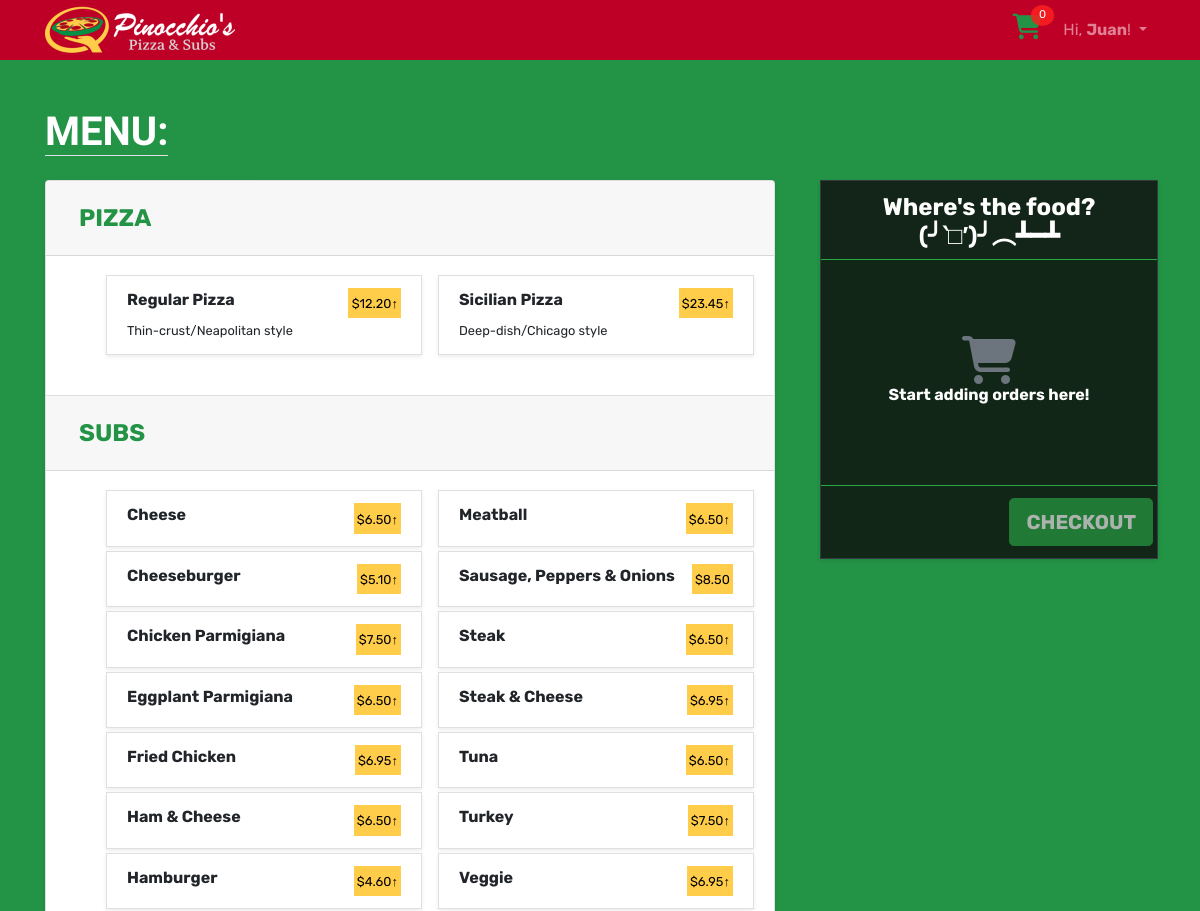
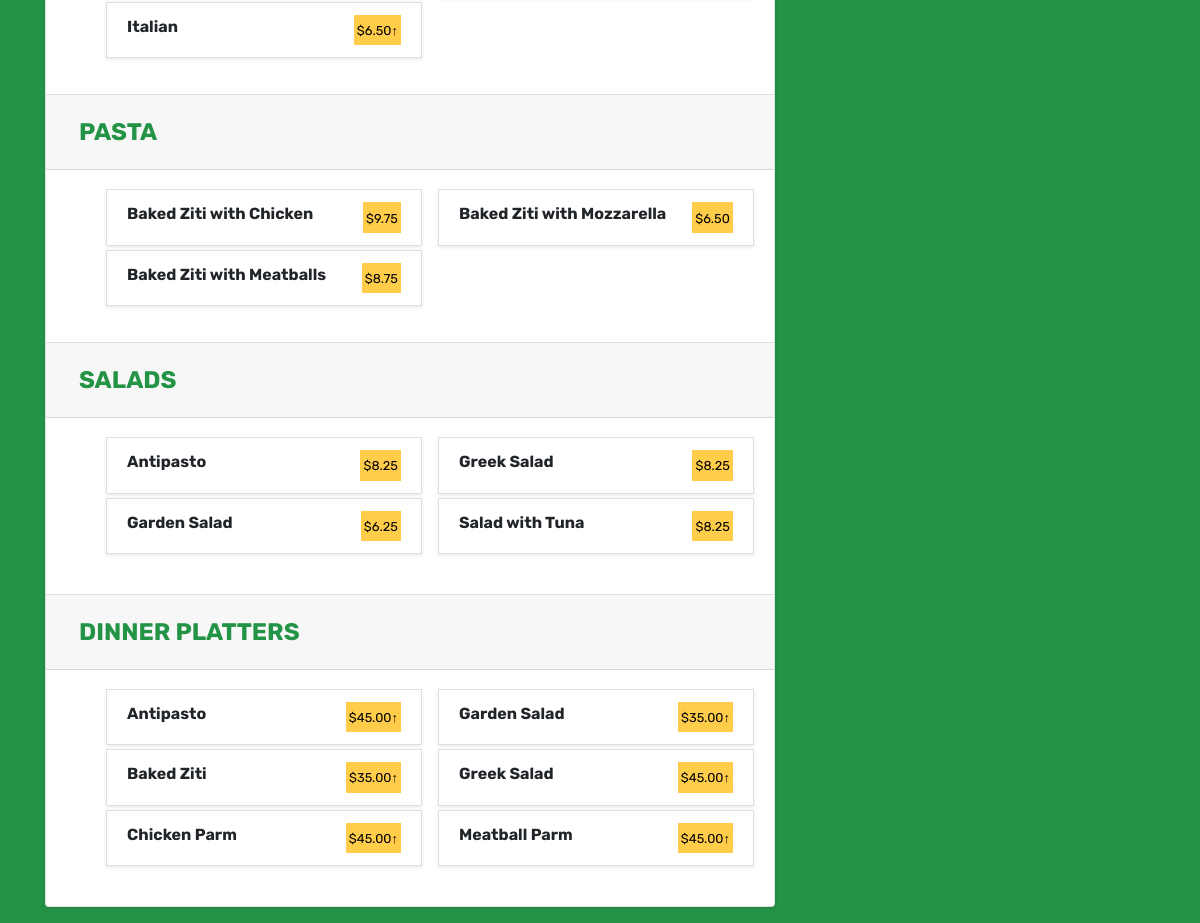
The app's page / (signed in) with its own data (2 pictures, top to bottom).
### orders/models.py (models this page shows, shortened)
class PizzaType(models.Model):
    alias = models.CharField(max_length=120, unique=True)
    name = models.CharField(max_length=120, unique=True)
    description = models.CharField(max_length=120)

class RegularPizza(models.Model):
    name = models.CharField(max_length=120, unique=True)
    small = models.DecimalField(max_digits=10, decimal_places=2)
    large = models.DecimalField(max_digits=10, decimal_places=2)
    toppingsCount = models.IntegerField(default=0)

class SicilianPizza(models.Model):
    name = models.CharField(max_length=120, unique=True)
    small = models.DecimalField(max_digits=10, decimal_places=2)
    large = models.DecimalField(max_digits=10, decimal_places=2)
    toppingsCount = models.IntegerField(default=0)

class Sub(models.Model):
    name = models.CharField(max_length=120, unique=True)
    small = models.DecimalField(max_digits=10, decimal_places=2, null=True, blank=True)
    large = models.DecimalField(max_digits=10, decimal_places=2, null=True, blank=True)
    add_Ons = models.ManyToManyField(SubExtra, blank=True, related_name="extras")

class Pasta(models.Model):
    name = models.CharField(max_length=120, unique=True)
    price = models.DecimalField(max_digits=10, decimal_places=2)

class Salad(models.Model):
    name = models.CharField(max_length=120, unique=True)
    price = models.DecimalField(max_digits=10, decimal_places=2)

class DinnerPlatter(models.Model):
    name = models.CharField(max_length=120, unique=True)
    small = models.DecimalField(max_digits=10, decimal_places=2)
    large = models.DecimalField(max_digits=10, decimal_places=2)

### orders/views.py (the view)
# urls.py: path("", views.home, name="home"),
def home(request):
    user = request.user.id
    cart_items = CartItem.objects.filter(user=user, status='CART')
    pizzaType = list(PizzaType.objects.values().order_by('name'))
    regularPizza = list(RegularPizza.objects.values().order_by('small'))
    sicilianPizza = list(SicilianPizza.objects.values().order_by('small'))
    pizzaTopping = list(PizzaTopping.objects.values().order_by('name'))
    subs = Sub.objects.all().order_by('name')
    pasta = list(Pasta.objects.values().order_by('name'))
    salad= list(Salad.objects.values().order_by('name'))
    dinnerPlatter = list(DinnerPlatter.objects.values().order_by('name'))
    context = {
        "pizzaType" : pizzaType,
        "regularPizza" : regularPizza,
        "sicilianPizza" : sicilianPizza,
        "pizzaTopping" : pizzaTopping,
        "subs" : subs,
        "sub" : list(Sub.objects.values('id', 'name', 'small', 'large', 'add_Ons__id', 'add_Ons__name', 'add_Ons__price')),
        "pasta" : pasta,
        "salad" : salad,
        "dinnerPlatter" : dinnerPlatter,
        "cart_items" : cart_items,
    }
    cart_total = 0
    cart_quantity = 0
    for item in cart_items:
        cart_total += item.sub_total
        cart_quantity += item.quantity
    if cart_total != 0:
        context['cart_total'] = format(cart_total, '.2f')
    context['cart_quantity'] = cart_quantity
    return render(request, "orders/home.html", context)

### templates/orders/home.html (shortened to what this page needs)
    {% extends 'base.html' %}
    {% load static %}
    {% block stylesheet %}
    <link rel="stylesheet" href="{% static 'css/home.css' %}">
    {% endblock %}
    {% block body_content %}
    <div class="container mb-3">
      <h1 class="mt-5 mb-4 text-white font-weight-bold" id="menu"><a href="#menu" class="text-decoration-none text-reset text-uppercase border-bottom">Menu:</a></h1>
        <div class="row">
          <div class="col-lg-8 col-md-12 col-sm-12 col-xs-12" id="menu-div">
            <div class="accordion border-0 shadow-sm" id="accordionMenu">
                <div class="card">
                  <div class="card-header" id="pizza">
                    <h2 class="mb-0">
                      <button class="btn btn-link" type="button" data-toggle="collapse" data-target="#collapseOne" aria-expanded="true" aria-controls="collapseOne">
                        Pizza
                      </button>
                    </h2>
                  </div>
                  <div id="collapseOne" class="collapse show" aria-labelledby="pizza">
                    <div class="card-body">
                      <ul>
                        {% for pizza in pizzaType %}
                        <li class="list-group-item mb-1 rounded-0 shadow-sm menu-items" data-type="{{ pizza.alias }}" data-menuname="{{ pizza.name }}" data-toggle="modal" data-target="#menuModal">
                          <div class="d-flex justify-content-between">
                            <span class="font-weight-bold">{{ pizza.name }}</span>
                            {% if pizza.name == "Regular Pizza" %}
                              <mark><small>${{ regularPizza.0.small }}<span>&uarr;</small></mark>
                            {% else %}
                              <mark><small>${{ sicilianPizza.0.small }}&uarr;</small></mark>
                            {% endif %}
                          </div>
                          <small>{{ pizza.description }}</small>
                        </li>
                        {% endfor %}
                      </ul>
                    </div>
                  </div>
                </div>
                <div class="card">
                  <div class="card-header" id="sub">
                    <h2 class="mb-0">
                      <button class="btn btn-link" type="button" data-toggle="collapse" data-target="#collapseTwo" aria-expanded="true" aria-controls="collapseTwo">
                        Subs
                      </button>
                    </h2>
                  </div>
                  <div id="collapseTwo" class="collapse show" aria-labelledby="sub">
                    <div class="card-body">
                      <ul>
                        {% for sub in subs %}
                          <li class="list-group-item mb-1 rounded-0 shadow-sm menu-items" data-type="sub" data-menuname="{{ sub.name }}" data-toggle="modal" data-target="#menuModal">
                            <div class="d-flex justify-content-between">
                              <span class="font-weight-bold">{{ sub.name }}</span>
                              {% if sub.small %}
                                <mark><small>${{ sub.small }}&uarr;</small></mark>
                              {% else %}
                                <mark><small>${{ sub.large }}</small></mark>
                              {% endif %}
                            </div>
                          </li>
                        {% endfor %}
                      </ul>
                    </div>
                  </div>
                </div>
                <div class="card">
                  <div class="card-header" id="pasta">
                    <h2 class="mb-0">
                      <button class="btn btn-link" type="button" data-toggle="collapse" data-target="#collapseThree" aria-expanded="true" aria-controls="collapseThree">
                        Pasta
                      </button>
                    </h2>
                  </div>
                  <div id="collapseThree" class="collapse show" aria-labelledby="pasta">
                    <div class="card-body">
                      <ul>
                        {% for pasta in pasta %}
                          <li class="list-group-item mb-1 rounded-0 shadow-sm menu-items" data-type="pasta" data-menuname="{{ pasta.name }}" data-toggle="modal" data-target="#menuModal">
                            <div class="d-flex justify-content-between">
                              <span class="font-weight-bold">{{ pasta.name }}</span>
                              <mark><small>${{ pasta.price }}</small></mark>
                            </div>
                          </li>
                        {% endfor %}
                      </ul>
                    </div>
                  </div>
                </div>
                <div class="card">
                  <div class="card-header" id="salad">
                    <h2 class="mb-0">
                      <button class="btn btn-link" type="button" data-toggle="collapse" data-target="#collapseFour" aria-expanded="true" aria-controls="collapseFour">
                        Salads
                      </button>
                    </h2>
                  </div>
                  <div id="collapseFour" class="collapse show" aria-labelledby="salad">
                    <div class="card-body">
                      <ul>
                        {% for salad in salad %}
                          <li class="list-group-item mb-1 rounded-0 shadow-sm menu-items" data-type="salad" data-menuname="{{ salad.name }}" data-toggle="modal" data-target="#menuModal">
                            <div class="d-flex justify-content-between">
                              <span class="font-weight-bold">{{ salad.name }}</span>
                              <mark><small>${{ salad.price }}</small></mark>
                            </div>
                          </li>
                        {% endfor %}
                      </ul>
                    </div>
                  </div>
                </div>
                  <div class="card">
                    <div class="card-header" id="dinnerplatter">
                      <h2 class="mb-0">
                        <button class="btn btn-link" type="button" data-toggle="collapse" data-target="#collapseFive" aria-expanded="true" aria-controls="collapseFive">
                            Dinner Platters
                        </button>
                      </h2>
                    </div>
                    <div id="collapseFive" class="collapse show" aria-labelledby="dinner-platter">
                      <div class="card-body">
                        <ul>
                          {% for dinnerPlatter in dinnerPlatter %}
                            <li class="list-group-item mb-1 rounded-0 shadow-sm menu-items" data-type="dinnerPlatter" data-menuname="{{ dinnerPlatter.name }}" data-toggle="modal" data-target="#menuModal">
                              <div class="d-flex justify-content-between">
                                <span class="font-weight-bold">{{ dinnerPlatter.name }}</span>
                                <mark><small>${{ dinnerPlatter.small }}&uarr;</small></mark>
                              </div>
                            </li>
                          {% endfor %}
                        </ul>
                      </div>
                    </div>
                  </div>
            </div>
          </div>
          <div class="col-lg-4 d-xs-none d-sm-none d-md-block d-l-block d-lg-block side-cart-div">
            <div class="container position-fixed" id="side-cart">
              <div class="card border border-dark rounded-0 shadow-sm mb-3 rounded-0" id="cart-items-card">
                <div class="card-header border-success text-white text-center pb-0">
                  <h4 class="font-weight-bold" id="cart-header">
                    {% if cart_items %}
                      <i class="fas fa-2x fa-cart-arrow-down text-success"></i>
                      <br>
                      Smells delicious in here!
                    {% else %}
                      Where's the food? <br> (╯‵□′)╯︵┻━┻
                    {% endif %}
                  </h4>
                </div>
                <div class="card-body text-white pl-0 pr-0 pb-0 pt-1" id="cart-items-div">
                  <table class="table table-sm text-white table-borderless">
                    <tbody id="cartItems">
                      {% if cart_items %}
                        {% for item in cart_items %}
                        <tr data-orderid="{{item.id}}">
                          <th scope="row">{{ item.quantity }}</th>
                          <td>
                            {{ item.name}}
                            {% if item.size %}
                              <span class="badge badge-secondary rounded-0">{{ item.size }}</span>
                            {% endif %}
                            {% if item.addons %}
                              <br>
                              <small><strong>with</strong> {{ item.addons }}</small>
                            {% endif %}
                          </td>
                          <td>
                            <i class="far fa-trash-alt text-danger text-center" title="Delete order?" onclick="deleteOrder(this)"></i>
                          </td>
                          <td class="text-right">
                            <span class="font-weight-bolder text-success">$</span><span class="text-success"><span class="border-bottom border-white">{{item.sub_total}}</span></span>
                          </td>
                        </tr>
                        {% endfor%}
                      {% else %}
                        <div class="text-center pt-4" id="zero-cart">
                          <i class="fas fa-shopping-cart fa-3x mt-5 text-secondary"></i>
                          <br>
                          <h6 class="font-weight-bold text-white">
                            {% if user.is_authenticated %}
                              Start adding orders here!
                            {% else %}
                              Log in to add food to your cart.
                            {% endif %}
                          </h6>
                        </div>
                      {% endif %}
                    </tbody>
                  </table>
                </div>
                <div id="checkout-div" class="card-footer bg-transparent border-success text-right pr-1">
                  <button type="button" class="btn btn-lg btn-success font-weight-bold" id="checkout-btn" {%if cart_items%}{%else%}disabled{%endif%} onclick="cartPageRedirect()">
                    CHECKOUT
                  </button>
                </div>
              </div>
            </div>
          </div>
        </div>
    </div>
    {% endblock %}

### templates/base.html (shortened to what this page needs)
{% load static %}<!DOCTYPE html>
<html>
  <head>
    <link rel="stylesheet" href="{% static 'css/bootstrap.min.css' %}">
    <link rel="stylesheet" href="{% static 'css/app.css' %}">
    {% block stylesheet %}{% endblock %}
  </head>
  <body>
    {% block body %}
    <nav class="navbar navbar-expand-sm navbar-dark mt-0 mb-0 pt-0 pb-0">
      <div class="container">
        <a class="navbar-brand" href="{% url 'home' %}">
          <img src="../static/img/logo.png" alt="Pinocchio's Pizza & Subs logo">
        </a>
        <div id="mainMenu">
          {% if user.is_authenticated %}
            <ul class="navbar-nav ml-auto d-flex flex-row">
              <li class="nav-item">
                <a href="{% url 'cart' %}" class="items-in-cart d-inline">
                  <span><i class="fas fa-shopping-cart lg"></i></span>
                  <span class="cart-quantity">{{cart_quantity}}</span>
                </a>
              </li>
              <li class="nav-item dropdown">
                <a class="nav-link dropdown-toggle" href="#" id="userMenu" data-toggle="dropdown" aria-haspopup="true" aria-expanded="false">
                  Hi, <span class="font-weight-bold">{{ user.first_name|title }}</span>!
                </a>
              </li>
            </ul>
          {% endif %}
        </div>
      </div>
    </nav>
    {% endblock body %}
    {% block body_content %}
    {% endblock %}
  </body>
</html>

### static/css/app.css (style rules this page uses)
body { font-family: 'Rubik', sans-serif; background-color: #239346; }
.navbar { background-color: #be0027; }

### static/css/home.css (style rules this page uses)
.items-in-cart { color: #239346; padding: 4px 1px; margin-right: 13px; text-decoration: none; top: 4px; position: relative; display: inline-block; }
#mainMenu > ul > li:nth-child(1) > a > span:nth-child(1) > i { font-size: 1.6em; }
.cart-quantity { position: absolute; top: -12px; right: -12px; padding: 2px 8px; border-radius: 50%; background-color:rgba(253, 31, 31, 0.849); color: white; font-size: 0.7em; }
button[data-toggle="collapse"], button[data-toggle="collapse"]:hover { text-transform: uppercase; font-weight: bold; font-size: 1.5rem; color: #239346; }
h1, h3 { font-family: 'Leckerli One', sans-serif; }
ul { -webkit-column-count: 2; -moz-column-count: 2; column-count: 2; }
li { -webkit-column-break-inside: avoid; page-break-inside: avoid; break-inside: avoid; }
#zero-cart > i { position: relative; animation-name: move; animation-duration: 1s; }
mark { background-color: #FFCD4A; }
#cart-items-card { background: rgba(15, 15, 15, 0.822); }
#side-cart { max-width: 23rem; }
#cart-items-div { overflow:auto; max-width: 336px; max-height:327px; min-height: 225px; }

### records on screen
PizzaType: name "Regular Pizza", description "Thin-crust/Neapolitan style"
RegularPizza: small "12.20"
PizzaType: name "Sicilian Pizza", description "Deep-dish/Chicago style"
SicilianPizza: small "23.45"
Sub: name "Cheese", small "6.50"
Sub: name "Cheeseburger", small "5.10"
Sub: name "Chicken Parmigiana", small "7.50"
Sub: name "Eggplant Parmigiana", small "6.50"
Sub: name "Fried Chicken", small "6.95"
Sub: name "Ham & Cheese", small "6.50"
Sub: name "Hamburger", small "4.60"
Sub: name "Italian", small "6.50"
Sub: name "Meatball", small "6.50"
Sub: name "Sausage, Peppers & Onions", large "8.50"
Sub: name "Steak", small "6.50"
Sub: name "Steak & Cheese", small "6.95"
Sub: name "Tuna", small "6.50"
Sub: name "Turkey", small "7.50"
Sub: name "Veggie", small "6.95"
Pasta: name "Baked Ziti with Chicken", price "9.75"
Pasta: name "Baked Ziti with Meatballs", price "8.75"
Pasta: name "Baked Ziti with Mozzarella", price "6.50"
Salad: name "Antipasto", price "8.25"
Salad: name "Garden Salad", price "6.25"
Salad: name "Greek Salad", price "8.25"
Salad: name "Salad with Tuna", price "8.25"
DinnerPlatter: name "Antipasto", small "45.00"
DinnerPlatter: name "Baked Ziti", small "35.00"
DinnerPlatter: name "Chicken Parm", small "45.00"
DinnerPlatter: name "Garden Salad", small "35.00"
DinnerPlatter: name "Greek Salad", small "45.00"
DinnerPlatter: name "Meatball Parm", small "45.00"

### other values on screen
{{ cart_quantity }} "0"
{{ user.first_name|title }} "Juan"
